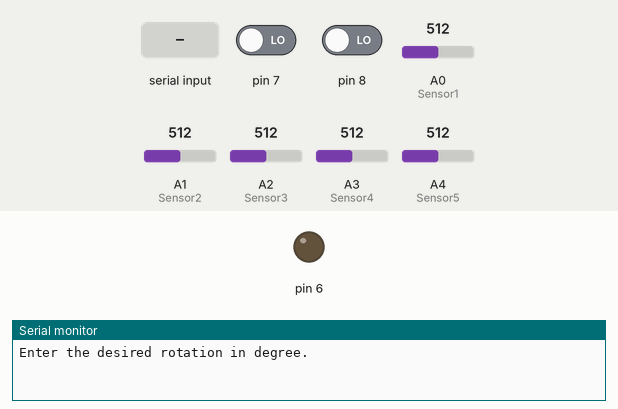
The sketch below on a simulated Arduino Uno, built with avr-gcc and run on an emulated ATmega328P. Shown: output pins drawn as LEDs (lit = HIGH), the last lines printed to the serial monitor. The inputs (shaded band) are chosen by the test bench; at power-on: pin 7 LOW, pin 8 LOW, A0 (Sensor1) = 512, A1 (Sensor2) = 512, A2 (Sensor3) = 512, A3 (Sensor4) = 512, A4 (Sensor5) = 512.

Above: at 0.9 s.
1.0 s: "90,45\n" received over Serial
At 2.75 s:
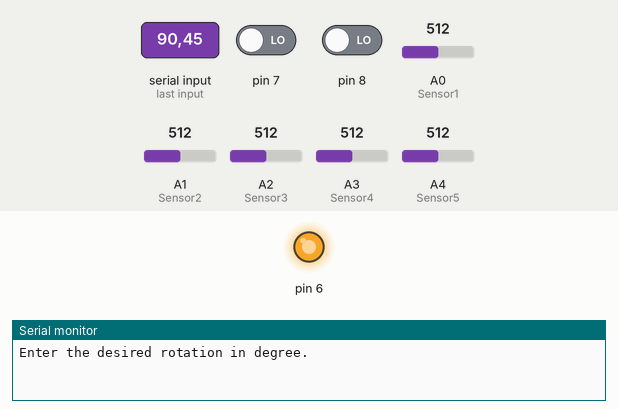
At 6.96 s:
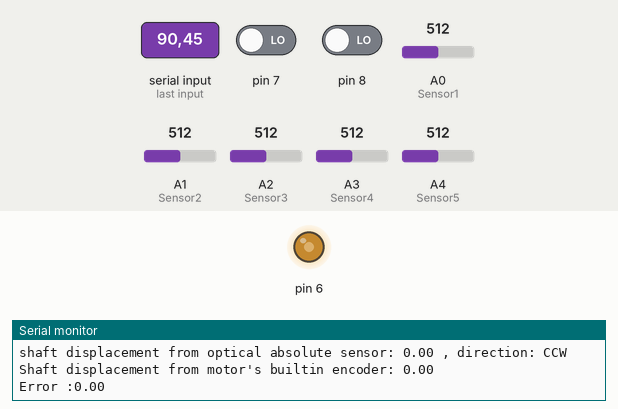
7.0 s: pin 7 driven HIGH
At 7.26 s:
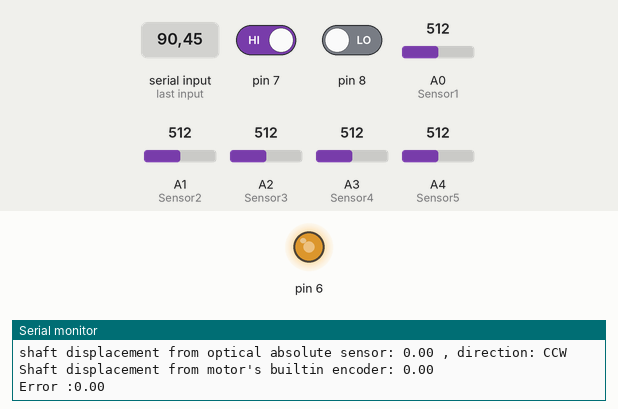
10.0 s: pin 8 driven HIGH
Timing chart, 0 to 17.0 s (numbered marks = the images above; inputs shaded):
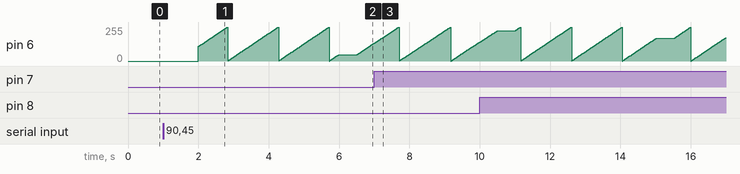

The sketch:

BaseCodeTwo-Absolute.ino
```cpp
/* Base code variable declarations */

float deg = 45;  // Rotation degree
float s = 0;     //Encoder counts
int sm1 = 0;     //Built-in chanel 1
int sm2 = 0;     //Built-in chanel 2
int r = 0;       //indicator for reading builtin encoder to avoid the reading redundancy
float er;        //Proportional error for PI controller
float eri;       //Integral error for PI controller

int t = 0;   //time in ms
int t0 = 0;  //memory for time in ms

int finish = 0;  //finish indicator
int rep = 1;     //Repetition indicator

/* End of base code variable declarations */
/* -------------------------------------------------------------------- */
/* Custom variable declarations */

#define THRESHOLD 150     // Minimum value read at an analog to confirm LED detected by sensor

// Lookup table represents each state that can be read by the sensors in clockwise order
byte grayCode[] = {
  0b00000000, 0b00001000, 0b00011000, 0b00011010, 0b00001010, 0b00000010, 0b00010010, 0b00010110,
  0b00000110, 0b00001110, 0b00011110, 0b00011111, 0b00001111, 0b00000111, 0b00010111, 0b00010011,
  0b00000011, 0b00001011, 0b00011011, 0b00011001, 0b00001001, 0b00000001, 0b00010001, 0b00010101,
  0b00000101, 0b00001101, 0b00011101, 0b00011100, 0b00001100, 0b00000100, 0b00010100, 0b00010000
};
int Sensor1 = A0;  // Innermost Sensor
int Sensor2 = A1;
int Sensor3 = A2;
int Sensor4 = A3;
int Sensor5 = A4;  // Outermost Sensor
int sensor1val, sensor2val, sensor3val, sensor4val, sensor5val;   // Values read at the analog pins connected to each sensor
byte startPos = 0b00000000;       // byte values correspond to angular displacements, as defined in the lookup table
byte prevPos = 0b00000000;
byte currPos = 0b00000000;
byte endPos = 0b00000000;
int prevIndex, currIndex;         // The binary read by the sensors will correspond to an index in the lookup table
double absTheta, relTheta;        // The index in the lookup table will correspond to an angle or angular change
String dirn;        // Direction of motor spin (CW or CCW)
float tenErrors[10];      // Array stores the error measured after each of the 10 rotations
bool printAvg = true;     // Boolean to ensure we only print the average error once at the end

/* End of custom variable declarations */

void setup() {
  /* Base code setup */

  Serial.begin(250000);  //Baud rate of communication
  Serial.println("Enter the desired rotation in degree.");
  while (Serial.available() == 0) {  //Obtaining data from user
    //Wait for user input
  }

  deg = Serial.readString().toFloat();  //Reading the Input string from Serial port.
  if (deg < 0) {
    analogWrite(3, 255);  //change the direction of rotation by applying voltage to pin 3 of arduino
  }
  deg = abs(deg);

  /* End of base code setup */
  /* -------------------------------------------------------------------- */
  /* Custom setup */

  // Defining all of the sensor pins as inputs
  sensor1val = analogRead(Sensor1);
  sensor2val = analogRead(Sensor2);
  sensor3val = analogRead(Sensor3);
  sensor4val = analogRead(Sensor4);
  sensor5val = analogRead(Sensor5);

  // Reading the initial sensor values to determine the initial position of the wheel
  (sensor1val > THRESHOLD) ? startPos |= (1 << 0) : startPos &= ~(1 << 0);
  (sensor2val > THRESHOLD) ? startPos |= (1 << 1) : startPos &= ~(1 << 1);
  (sensor3val > THRESHOLD) ? startPos |= (1 << 2) : startPos &= ~(1 << 2);
  (sensor4val > THRESHOLD) ? startPos |= (1 << 3) : startPos &= ~(1 << 3);
  (sensor5val > THRESHOLD) ? startPos |= (1 << 4) : startPos &= ~(1 << 4);
  currPos = startPos;   // Set the current position to be the starting position

  // Search through the lookup table to determine the index of the current position
  for (int i = 0; i < 32; i++) {
    if (grayCode[i] == currPos) {
      currIndex = i;
      break;
    }
  }

  // Convert the current index to a current position (360 degrees / 32 indexed positions = 11.25 degrees/index)
  // Note: 0 degrees is defined as 00000, or when all of the sensors are seeing a the solid part of the wheel
  absTheta = currIndex * 11.25;

  /* End of custom setup */
}

float kp = .6 * 90 / deg;  //proportional gain of PI
float ki = .02;            //integral gain of PI


void loop() {
  t = millis();  //reading time
  t0 = t;        //saving the current time in memory

  /* Custom code */

  // Update the previous positions to compare against current ones later
  prevPos = currPos;
  prevIndex = currIndex;

  /* End of custom code */

  while (t < t0 + 4000 && rep <= 10) {  // let the code run for 4 seconds each with 10 repetitions
    if (t % 10 == 0) {                  //PI controller that runs every 10ms
      if (s < deg * 114 * 2 / 360) {
        er = deg - s * 360 / 228;
        eri = eri + er;
        analogWrite(6, kp * er + ki * eri);
      }
      if (s >= deg * 228 / 360) {
        analogWrite(6, 0);
        eri = 0;
      }
      delay(1);
    }

    sm1 = digitalRead(7);  //reading chanel 1
    sm2 = digitalRead(8);  //reading chanel 2

    if (sm1 != sm2 && r == 0) {  //counting the number changes for both chanels
      s = s + 1;
      r = 1;  // this indicator wont let this condition, (sm1 != sm2), to be counted until the next condition, (sm1 == sm2), happens
    }
    if (sm1 == sm2 && r == 1) {
      s = s + 1;
      r = 0;  // this indicator wont let this condition, (sm1 == sm2), to be counted until the next condition, (sm1 != sm2), happens
    }

    t = millis();  //updating time
    finish = 1;    //changing finish indicator
  }

  if (finish == 1) {  //this part of the code is for displaying the result
    delay(500);       //half second delay
    rep = rep + 1;    // increasing the repetition indicator

    /* Custom sensing */

    // Read the raw analog values of the sensors
    sensor1val = analogRead(Sensor1);
    sensor2val = analogRead(Sensor2);
    sensor3val = analogRead(Sensor3);
    sensor4val = analogRead(Sensor4);
    sensor5val = analogRead(Sensor5);

    // If a sensor is seeing the LED its currPos bit is set to 1, otherwise it is set to 0
    (sensor1val > THRESHOLD) ? currPos |= (1 << 0) : currPos &= ~(1 << 0);
    (sensor2val > THRESHOLD) ? currPos |= (1 << 1) : currPos &= ~(1 << 1);
    (sensor3val > THRESHOLD) ? currPos |= (1 << 2) : currPos &= ~(1 << 2);
    (sensor4val > THRESHOLD) ? currPos |= (1 << 3) : currPos &= ~(1 << 3);
    (sensor5val > THRESHOLD) ? currPos |= (1 << 4) : currPos &= ~(1 << 4);

    // Search through the lookup table to determine the index of the current position
    for (int i = 0; i < 32; i++) {
      if (grayCode[i] == currPos) {
        currIndex = i;
        break;
      }
    }

    // Convert the current index position to angle in degrees
    absTheta = currIndex * 11.25;

    // If we overflow past the beginning/end of the lookup table need to add/subtract 360 degrees
    // which is equivalent to 32 index positions
    if ((currIndex - prevIndex) > 16) {               // Overflowed past the beginning of the table (ccw)
      relTheta = (currIndex - prevIndex - 32) * 11.25;    // Must subtract 32 index values (360 degrees)
    } else if ((currIndex - prevIndex) < -16) {       // Overflowed past the end of the table (cw)
      relTheta = (currIndex - prevIndex + 32) * 11.25;    // Must add 32 index values (360 degrees)
    } else {                                          // No overflow case
      relTheta = (currIndex - prevIndex) * 11.25;         // Compute angular difference as normal
    }

    // A positive relative angular change indicates clockwise rotation
    dirn = (relTheta > 0) ? "CW" : "CCW";

    /* End of custom sensing */

    Serial.print("shaft position from optical absolute sensor from home position: ");
    Serial.println(absTheta);

    Serial.print("shaft displacement from optical absolute sensor: ");
    Serial.print(abs(relTheta));
    Serial.println(" , direction: " + dirn);

    Serial.print("Shaft displacement from motor's builtin encoder: ");
    Serial.println(s * 360 / 228);  //every full Revolution of the shaft is associated with 228 counts of builtin
                                    //encoder so to turn it to degre we can use this formula (s * 360 / 228), "s" is the number of  built-in encoder counts
    float Error = abs(relTheta) - s * 360 / 228;
    Serial.print("Error :");
    Serial.println(Error);  //displaying error
    Serial.println();
    s = 0;
    finish = 0;

    tenErrors[rep - 2] = abs(Error);    // Store each of the angular displacement errors (rep 2 = index 0)
  }
  analogWrite(6, 0);  //turning off the motor

  // Calculating and outputting the best 8 out of 10 average error
  if(printAvg && rep == 11) {   // If the rotations are finished and we haven't yet outputted the avg error

    int biggest = 0; // represents the index of our largest error

    // Loop through the array to determine the index of the largest error
    for (int i = 0; i < 9; i++){
      if (tenErrors[i + 1] > tenErrors[biggest]) {
        biggest = i + 1;
      }
    }
    tenErrors[biggest] = 0;     // Remove the largest error value by setting it to 0

    // Loop through the array again to determine the index of the next largest error
    for (int i = 0; i < 9; i++){
      if (tenErrors[i + 1] > tenErrors[biggest]){
        biggest = i + 1;
      }
    }
    tenErrors[biggest] = 0;   // Remove the second largest error value by setting it to 0

    // Calculate the sum of the remaining 8 errors in our array (best 8 out of 10)
    float ErrorSum = 0;
    for (int i = 0; i < 10; i++) {
      ErrorSum += tenErrors[i];
    }

    // Output the average of these 8 errors
    Serial.print("average best of best 8 out of 10: ");
    Serial.println(ErrorSum / 8);

    printAvg = false;   // Set to false so we don't keep looping through this section
  }
}
```

Measured:
- after the input at 1.0 s, pin 6: ramps from 0/255 to 255/255 and jumps back, once every 1.4 s
